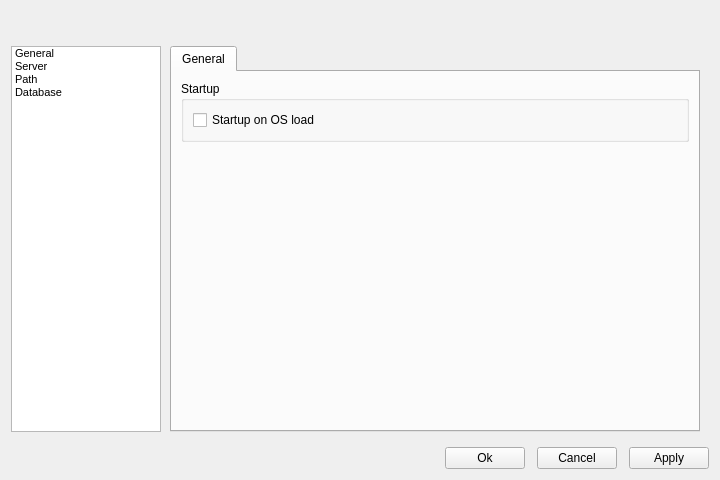
<?xml version="1.0" encoding="UTF-8"?>
<ui version="4.0">
 <class>SettingsWidget</class>
 <widget class="QWidget" name="SettingsWidget">
  <property name="geometry">
   <rect>
    <x>0</x>
    <y>0</y>
    <width>720</width>
    <height>480</height>
   </rect>
  </property>
  <property name="minimumSize">
   <size>
    <width>720</width>
    <height>480</height>
   </size>
  </property>
  <property name="windowTitle">
   <string>Settings</string>
  </property>
  <property name="windowIcon">
   <iconset>
    <normaloff>:/agent.png</normaloff>:/agent.png</iconset>
  </property>
  <layout class="QVBoxLayout" name="verticalLayout_4">
   <item>
    <layout class="QHBoxLayout" name="horizontalLayout_2">
     <item>
      <spacer name="horizontalSpacer">
       <property name="orientation">
        <enum>Qt::Horizontal</enum>
       </property>
       <property name="sizeType">
        <enum>QSizePolicy::Fixed</enum>
       </property>
       <property name="sizeHint" stdset="0">
        <size>
         <width>170</width>
         <height>20</height>
        </size>
       </property>
      </spacer>
     </item>
     <item>
      <widget class="QLabel" name="categoryName">
       <property name="font">
        <font>
         <pointsize>12</pointsize>
         <weight>75</weight>
         <bold>true</bold>
        </font>
       </property>
       <property name="text">
        <string/>
       </property>
      </widget>
     </item>
     <item>
      <spacer name="horizontalSpacer_3">
       <property name="orientation">
        <enum>Qt::Horizontal</enum>
       </property>
       <property name="sizeHint" stdset="0">
        <size>
         <width>40</width>
         <height>20</height>
        </size>
       </property>
      </spacer>
     </item>
    </layout>
   </item>
   <item>
    <layout class="QHBoxLayout" name="horizontalLayout_3" stretch="0,1">
     <property name="spacing">
      <number>0</number>
     </property>
     <item>
      <layout class="QVBoxLayout" name="verticalLayout_3">
       <item>
        <spacer name="verticalSpacer_2">
         <property name="orientation">
          <enum>Qt::Vertical</enum>
         </property>
         <property name="sizeType">
          <enum>QSizePolicy::Fixed</enum>
         </property>
         <property name="sizeHint" stdset="0">
          <size>
           <width>20</width>
           <height>9</height>
          </size>
         </property>
        </spacer>
       </item>
       <item>
        <widget class="QListWidget" name="listWidget">
         <property name="maximumSize">
          <size>
           <width>150</width>
           <height>16777215</height>
          </size>
         </property>
         <property name="font">
          <font>
           <pointsize>8</pointsize>
          </font>
         </property>
         <property name="iconSize">
          <size>
           <width>30</width>
           <height>30</height>
          </size>
         </property>
         <property name="movement">
          <enum>QListView::Static</enum>
         </property>
         <property name="spacing">
          <number>0</number>
         </property>
         <property name="viewMode">
          <enum>QListView::ListMode</enum>
         </property>
         <property name="modelColumn">
          <number>0</number>
         </property>
         <property name="batchSize">
          <number>100</number>
         </property>
         <property name="selectionRectVisible">
          <bool>true</bool>
         </property>
         <property name="currentRow">
          <number>-1</number>
         </property>
         <item>
          <property name="text">
           <string>General</string>
          </property>
          <property name="font">
           <font>
            <pointsize>8</pointsize>
           </font>
          </property>
          <property name="icon">
           <iconset resource="icons/icons.qrc">
            <normaloff>:/general.png</normaloff>:/general.png</iconset>
          </property>
         </item>
         <item>
          <property name="text">
           <string>Server</string>
          </property>
          <property name="icon">
           <iconset resource="icons/icons.qrc">
            <normaloff>:/server.png</normaloff>:/server.png</iconset>
          </property>
         </item>
         <item>
          <property name="text">
           <string>Path</string>
          </property>
          <property name="icon">
           <iconset resource="icons/icons.qrc">
            <normaloff>:/folder.png</normaloff>:/folder.png</iconset>
          </property>
         </item>
         <item>
          <property name="text">
           <string>Database</string>
          </property>
          <property name="icon">
           <iconset resource="icons/icons.qrc">
            <normaloff>:/Database.png</normaloff>:/Database.png</iconset>
          </property>
         </item>
        </widget>
       </item>
       <item>
        <spacer name="verticalSpacer">
         <property name="orientation">
          <enum>Qt::Vertical</enum>
         </property>
         <property name="sizeType">
          <enum>QSizePolicy::Fixed</enum>
         </property>
         <property name="sizeHint" stdset="0">
          <size>
           <width>20</width>
           <height>9</height>
          </size>
         </property>
        </spacer>
       </item>
      </layout>
     </item>
     <item>
      <widget class="QStackedWidget" name="stackedWidget">
       <property name="sizePolicy">
        <sizepolicy hsizetype="Preferred" vsizetype="Preferred">
         <horstretch>0</horstretch>
         <verstretch>0</verstretch>
        </sizepolicy>
       </property>
       <property name="currentIndex">
        <number>0</number>
       </property>
       <widget class="QWidget" name="page">
        <layout class="QVBoxLayout" name="verticalLayout">
         <item>
          <widget class="QTabWidget" name="tabWidget">
           <property name="currentIndex">
            <number>0</number>
           </property>
           <widget class="QWidget" name="tab">
            <attribute name="title">
             <string>General</string>
            </attribute>
            <layout class="QVBoxLayout" name="verticalLayout_11">
             <item>
              <widget class="QGroupBox" name="groupBox_2">
               <property name="title">
                <string>Startup</string>
               </property>
               <layout class="QVBoxLayout" name="verticalLayout_10">
                <item>
                 <widget class="QCheckBox" name="startUp">
                  <property name="text">
                   <string>Startup on OS load</string>
                  </property>
                 </widget>
                </item>
               </layout>
              </widget>
             </item>
             <item>
              <spacer name="verticalSpacer_4">
               <property name="orientation">
                <enum>Qt::Vertical</enum>
               </property>
               <property name="sizeHint" stdset="0">
                <size>
                 <width>20</width>
                 <height>255</height>
                </size>
               </property>
              </spacer>
             </item>
            </layout>
           </widget>
          </widget>
         </item>
        </layout>
       </widget>
       <widget class="QWidget" name="page_4">
        <layout class="QVBoxLayout" name="verticalLayout_15">
         <item>
          <widget class="QTabWidget" name="tabWidget_4">
           <property name="currentIndex">
            <number>0</number>
           </property>
           <widget class="QWidget" name="Serverssettings">
            <attribute name="title">
             <string>Server settings</string>
            </attribute>
            <layout class="QVBoxLayout" name="verticalLayout_6">
             <item>
              <widget class="QGroupBox" name="groupBox_3">
               <property name="title">
                <string>Host</string>
               </property>
               <layout class="QVBoxLayout" name="verticalLayout_2">
                <item>
                 <widget class="QRadioButton" name="AnyRB">
                  <property name="text">
                   <string>Any</string>
                  </property>
                  <property name="checked">
                   <bool>true</bool>
                  </property>
                 </widget>
                </item>
                <item>
                 <widget class="QRadioButton" name="customRB">
                  <property name="text">
                   <string>Custom</string>
                  </property>
                 </widget>
                </item>
                <item>
                 <layout class="QHBoxLayout" name="horizontalLayout_5">
                  <item>
                   <spacer name="horizontalSpacer_8">
                    <property name="orientation">
                     <enum>Qt::Horizontal</enum>
                    </property>
                    <property name="sizeType">
                     <enum>QSizePolicy::Fixed</enum>
                    </property>
                    <property name="sizeHint" stdset="0">
                     <size>
                      <width>20</width>
                      <height>20</height>
                     </size>
                    </property>
                   </spacer>
                  </item>
                  <item>
                   <layout class="QHBoxLayout" name="horizontalLayout_6">
                    <item>
                     <widget class="QLabel" name="hostLbl">
                      <property name="text">
                       <string>Address: </string>
                      </property>
                     </widget>
                    </item>
                    <item>
                     <widget class="QLineEdit" name="hostEdit"/>
                    </item>
                   </layout>
                  </item>
                 </layout>
                </item>
               </layout>
              </widget>
             </item>
             <item>
              <widget class="QGroupBox" name="groupBox">
               <property name="title">
                <string>Port number</string>
               </property>
               <layout class="QVBoxLayout" name="verticalLayout_5">
                <item>
                 <layout class="QHBoxLayout" name="horizontalLayout_7">
                  <item>
                   <widget class="QLabel" name="label_3">
                    <property name="text">
                     <string>Port:</string>
                    </property>
                   </widget>
                  </item>
                  <item>
                   <spacer name="horizontalSpacer_6">
                    <property name="orientation">
                     <enum>Qt::Horizontal</enum>
                    </property>
                    <property name="sizeType">
                     <enum>QSizePolicy::Fixed</enum>
                    </property>
                    <property name="sizeHint" stdset="0">
                     <size>
                      <width>25</width>
                      <height>20</height>
                     </size>
                    </property>
                   </spacer>
                  </item>
                  <item>
                   <widget class="QLineEdit" name="portEdit"/>
                  </item>
                 </layout>
                </item>
               </layout>
              </widget>
             </item>
             <item>
              <layout class="QHBoxLayout" name="horizontalLayout_8">
               <item>
                <spacer name="horizontalSpacer_7">
                 <property name="orientation">
                  <enum>Qt::Horizontal</enum>
                 </property>
                 <property name="sizeHint" stdset="0">
                  <size>
                   <width>40</width>
                   <height>20</height>
                  </size>
                 </property>
                </spacer>
               </item>
               <item>
                <widget class="QPushButton" name="defaultServerBtn">
                 <property name="text">
                  <string>Default</string>
                 </property>
                </widget>
               </item>
              </layout>
             </item>
             <item>
              <spacer name="verticalSpacer_6">
               <property name="orientation">
                <enum>Qt::Vertical</enum>
               </property>
               <property name="sizeHint" stdset="0">
                <size>
                 <width>20</width>
                 <height>214</height>
                </size>
               </property>
              </spacer>
             </item>
            </layout>
           </widget>
          </widget>
         </item>
        </layout>
       </widget>
       <widget class="QWidget" name="page_6">
        <layout class="QVBoxLayout" name="verticalLayout_21">
         <item>
          <widget class="QTabWidget" name="tabWidget_6">
           <property name="currentIndex">
            <number>0</number>
           </property>
           <widget class="QWidget" name="tab_5">
            <attribute name="title">
             <string>Temporary files location</string>
            </attribute>
            <layout class="QVBoxLayout" name="verticalLayout_20">
             <item>
              <widget class="QGroupBox" name="groupBox_5">
               <property name="title">
                <string>Chose folder for temporary files</string>
               </property>
               <layout class="QVBoxLayout" name="verticalLayout_19">
                <item>
                 <layout class="QHBoxLayout" name="horizontalLayout_12">
                  <item>
                   <widget class="QLabel" name="label_7">
                    <property name="text">
                     <string>Xml recieved files:</string>
                    </property>
                   </widget>
                  </item>
                  <item>
                   <widget class="QLineEdit" name="xmlFolderEdit"/>
                  </item>
                  <item>
                   <widget class="QPushButton" name="xmlBrowseFolderBtn">
                    <property name="text">
                     <string>Browse...</string>
                    </property>
                   </widget>
                  </item>
                  <item>
                   <widget class="QPushButton" name="xmlResetFolderBtn">
                    <property name="text">
                     <string/>
                    </property>
                    <property name="icon">
                     <iconset resource="icons/icons.qrc">
                      <normaloff>:/refresh.png</normaloff>:/refresh.png</iconset>
                    </property>
                   </widget>
                  </item>
                 </layout>
                </item>
               </layout>
              </widget>
             </item>
             <item>
              <spacer name="verticalSpacer_8">
               <property name="orientation">
                <enum>Qt::Vertical</enum>
               </property>
               <property name="sizeHint" stdset="0">
                <size>
                 <width>20</width>
                 <height>237</height>
                </size>
               </property>
              </spacer>
             </item>
            </layout>
           </widget>
          </widget>
         </item>
        </layout>
       </widget>
       <widget class="QWidget" name="page_2">
        <layout class="QVBoxLayout" name="verticalLayout_9">
         <item>
          <widget class="QTabWidget" name="tabWidget_2">
           <property name="currentIndex">
            <number>0</number>
           </property>
           <widget class="QWidget" name="tab_2">
            <attribute name="title">
             <string>Connection parameters</string>
            </attribute>
            <layout class="QVBoxLayout" name="verticalLayout_8">
             <item>
              <widget class="QGroupBox" name="groupBox_4">
               <property name="title">
                <string>Database</string>
               </property>
               <layout class="QVBoxLayout" name="verticalLayout_7">
                <item>
                 <layout class="QFormLayout" name="formLayout">
                  <item row="0" column="0">
                   <widget class="QLabel" name="label">
                    <property name="text">
                     <string>Location:</string>
                    </property>
                   </widget>
                  </item>
                  <item row="0" column="1">
                   <widget class="QLineEdit" name="dbLocation"/>
                  </item>
                  <item row="1" column="0">
                   <widget class="QLabel" name="label_2">
                    <property name="text">
                     <string>DB Name:</string>
                    </property>
                   </widget>
                  </item>
                  <item row="1" column="1">
                   <widget class="QLineEdit" name="dbName"/>
                  </item>
                  <item row="2" column="0">
                   <widget class="QLabel" name="label_4">
                    <property name="text">
                     <string>User:</string>
                    </property>
                   </widget>
                  </item>
                  <item row="2" column="1">
                   <widget class="QLineEdit" name="dbUser"/>
                  </item>
                  <item row="3" column="0">
                   <widget class="QLabel" name="label_5">
                    <property name="text">
                     <string>Password:</string>
                    </property>
                   </widget>
                  </item>
                  <item row="3" column="1">
                   <widget class="QLineEdit" name="dbPass">
                    <property name="echoMode">
                     <enum>QLineEdit::Password</enum>
                    </property>
                   </widget>
                  </item>
                 </layout>
                </item>
               </layout>
              </widget>
             </item>
             <item>
              <layout class="QHBoxLayout" name="horizontalLayout_9">
               <item>
                <spacer name="horizontalSpacer_4">
                 <property name="orientation">
                  <enum>Qt::Horizontal</enum>
                 </property>
                 <property name="sizeHint" stdset="0">
                  <size>
                   <width>40</width>
                   <height>20</height>
                  </size>
                 </property>
                </spacer>
               </item>
               <item>
                <widget class="QPushButton" name="testDBBtn">
                 <property name="text">
                  <string>Test connection</string>
                 </property>
                </widget>
               </item>
               <item>
                <widget class="QPushButton" name="defaultDBBtn">
                 <property name="text">
                  <string>Default</string>
                 </property>
                </widget>
               </item>
              </layout>
             </item>
             <item>
              <spacer name="verticalSpacer_3">
               <property name="orientation">
                <enum>Qt::Vertical</enum>
               </property>
               <property name="sizeHint" stdset="0">
                <size>
                 <width>20</width>
                 <height>58</height>
                </size>
               </property>
              </spacer>
             </item>
            </layout>
           </widget>
          </widget>
         </item>
        </layout>
       </widget>
      </widget>
     </item>
    </layout>
   </item>
   <item>
    <layout class="QHBoxLayout" name="horizontalLayout_4">
     <item>
      <spacer name="horizontalSpacer_2">
       <property name="orientation">
        <enum>Qt::Horizontal</enum>
       </property>
       <property name="sizeHint" stdset="0">
        <size>
         <width>40</width>
         <height>20</height>
        </size>
       </property>
      </spacer>
     </item>
     <item>
      <layout class="QHBoxLayout" name="horizontalLayout">
       <property name="spacing">
        <number>12</number>
       </property>
       <item>
        <widget class="QPushButton" name="okBtn">
         <property name="text">
          <string>Ok</string>
         </property>
        </widget>
       </item>
       <item>
        <widget class="QPushButton" name="cancelBtn">
         <property name="text">
          <string>Cancel</string>
         </property>
        </widget>
       </item>
       <item>
        <widget class="QPushButton" name="applyBtn">
         <property name="text">
          <string>Apply</string>
         </property>
        </widget>
       </item>
      </layout>
     </item>
    </layout>
   </item>
  </layout>
 </widget>
 <resources>
  <include location="icons/icons.qrc"/>
 </resources>
 <connections/>
</ui>
